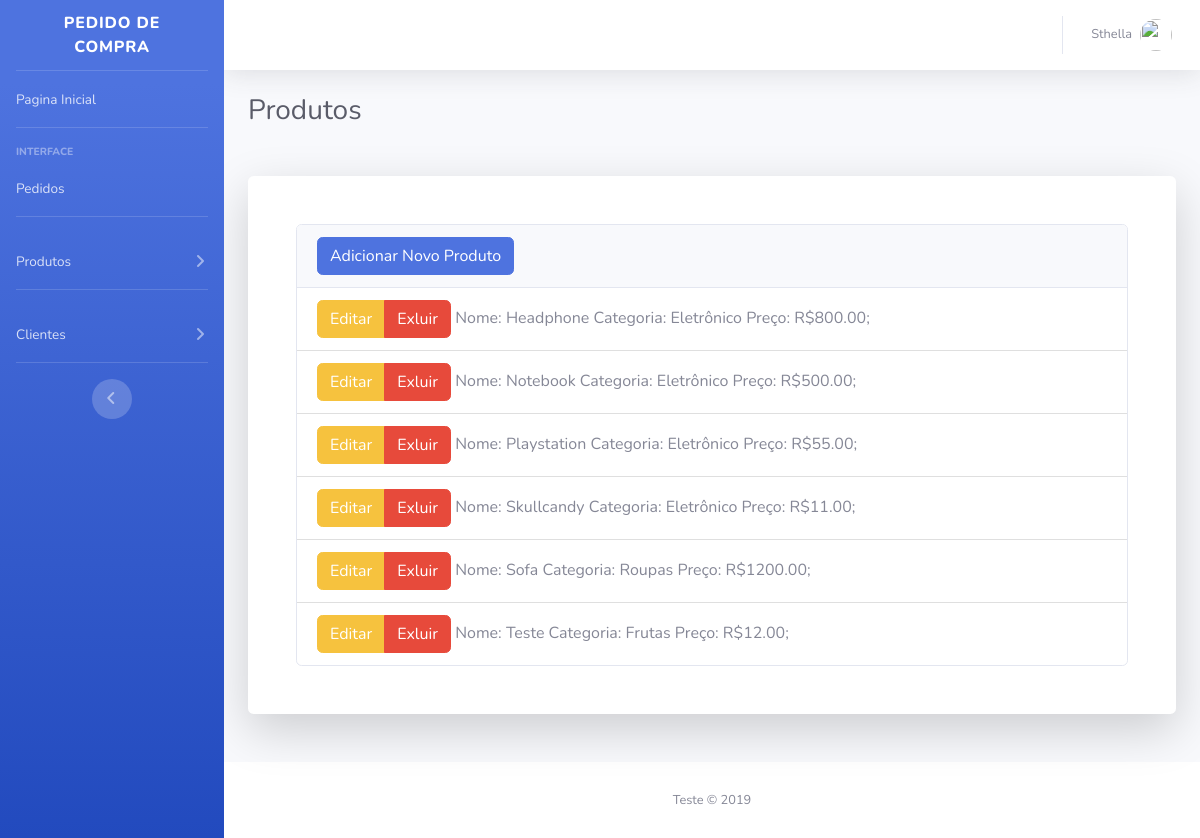
/produto (signed in), run on the app's committed database.
### tables this page shows
CREATE TABLE `produtos` (
  `Id` int(11) NOT NULL AUTO_INCREMENT,
  `nome` varchar(255) DEFAULT NULL,
  `categoria_id` int(11) NOT NULL DEFAULT '0',
  `preco` decimal(10,2) NOT NULL DEFAULT '0.00',
  `cliente_id` int(11) NOT NULL,
  `criado_em` datetime DEFAULT NULL,
  PRIMARY KEY (`Id`),
  KEY `produtos_ibfk_2` (`cliente_id`),
  KEY `produtos_ibfk_1` (`categoria_id`),
  CONSTRAINT `produtos_ibfk_1` FOREIGN KEY (`categoria_id`) REFERENCES `categorias` (`Id`) ON DELETE CASCADE ON UPDATE CASCADE,
  CONSTRAINT `produtos_ibfk_2` FOREIGN KEY (`cliente_id`) REFERENCES `clientes` (`Id`) ON DELETE CASCADE ON UPDATE CASCADE
);

CREATE TABLE `categorias` (
  `Id` int(11) NOT NULL AUTO_INCREMENT,
  `nome` varchar(255) DEFAULT NULL,
  PRIMARY KEY (`Id`)
);

### core/bootstrap.php (called while the page is built, shortened)
<?php
function view($name, $data = []){
    if(strstr( $name, '.' )){
        $name = explode('.', $name);
        $name = implode('/', $name);
    }
    extract($data);
    return require "app/views/{$name}.view.php";
}

### app/controllers/ProdutoController.php (called while the page is built, shortened)
<?php
class ProdutoController{
    public function home(){
        $produto = new Produto;
        $produto = $produto->listarTodosProduto();
        return view('sistema.adicionarProduto', compact('produto', 'categoria'));
    }
}

### core/Router.php (called while the page is built, shortened)
<?php
class Router {
    public $routes = [
        'GET' => [],
        'POST' => []
    ];
    public function get($uri, $controller){
        $this->routes['GET'][$uri] = $controller;
    }
    public function post($uri, $controller){
        $this->routes['POST'][$uri] = $controller;
    }
    public function direct($uri, $requestType){
        if(array_key_exists($uri, $this->routes[$requestType])){
            $controller = explode('@', $this->routes[$requestType][$uri])[0];
            $action = explode('@', $this->routes[$requestType][$uri])[1];
            return $this->callAction($controller, $action);
        }
        throw new \Exception('Nenhuma rota selecionada para essa URL');
    }
    protected function callAction($controller, $action){
        $controller = new $controller;
        $middleware = $controller->auth();
        if(isset($_SESSION['usuario']['login']) && $_SESSION['usuario']['login'] == true){
            if($middleware['auth']['restrict_for'] == '*'){
                return $controller->$action();
            }
        }
    }
}

### index.php (called while the page is built, shortened)
<?php
require 'core/bootstrap.php';
Router::load('app/routes.php')->direct(Request::uri(), Request::method());

### core/App.php (called while the page is built, shortened)
<?php
class App{
    protected static $registry = [];
    public static function bind($key, $value)
    {
        static::$registry[$key] = $value;
    }
    public static function get($key)
    {
        return static::$registry[$key];
    }
}

### app/models/Produto.php (called while the page is built, shortened)
<?php
class Produto{
    private $id;
    private $nome;
    private $categoria;
    private $preco;
    public function __construct($id = null, $nome = null, Categoria $categoria = null,
                                $preco = null, Cliente $cliente = null, $criado_em = null){
         $this->id = $id;
         $this->nome = $nome;
         $this->preco = $preco;
         $this->categoria = $categoria;
    }
    public function getId(){
		return $this->id;
	}
	public function setId($id){
		$this->id = $id;
	}
	public function getNome(){
		return $this->nome;
	}
	public function setNome($nome){
		$this->nome = $nome;
	}
	public function getCategoria(){
		return $this->categoria;
	}
	public function setCategoria(Categoria $categoria){
		$this->categoria = $categoria;
	}
	public function getPreco(){
		return $this->preco;
	}
	public function setPreco($preco){
		$this->preco = $preco;
	}
    public function listarTodosProduto(){
        $sql['sql']  = ' SELECT p.id as produto_id, c.id as categoria_id, p.nome as produto_nome, c.nome as categoria_nome,';
        $sql['sql'] .= ' p.preco FROM produtos as p';
        $sql['sql'] .= ' LEFT JOIN categorias as c on (p.categoria_id = c.id)';
        $sql['sql'] .= ' where p.cliente_id = :cliente_id';
        $sql['sql'] .= ' order by p.nome asc';
        $sql['bind_sql']['cliente_id'] = $_SESSION['usuario']['cliente_id'];
        $produtos = array();
        try{
            if($row = App::get('database')->select($sql)){
                foreach($row as $row){
                    $produto = new Produto();
                    $categoria = new Categoria;
                    $produto->setId($row->produto_id);
                    $categoria->setId($row->categoria_id);
                    $categoria->setNome($row->categoria_nome);
                    $produto->setCategoria($categoria);
                    $produto->setNome($row->produto_nome);
                    $produto->setPreco($row->preco);
                    $produtos[] = $produto;
                }
            }else{
                return false;
            }
        }catch(Exception $e){
            return 'Erro em listar produtos';
        }
        return $produtos;
    }
}
?>

### core/database/QueryBuilder.php (called while the page is built, shortened)
<?php
class QueryBuilder{
    protected $pdo;
    public function __construct($pdo){
        $this->pdo = $pdo;
    }
    public function select($sql){
        $statement = $this->pdo->prepare($sql['sql']);
        if(isset($sql['bind_sql'])){
            $statement->execute($sql['bind_sql']);
        }else{
            $statement->execute();
        }
        return $statement->fetchAll(PDO::FETCH_CLASS);
    }
}
?>

### app/models/Categoria.php (called while the page is built, shortened)
<?php
class Categoria{
    private $id;
    public function __construct($id = null, $nome = null){
        $this->id = $id;
    }
    public function getId(){
		return $this->id;
	}
	public function setId($id){
		$this->id = $id;
	}
    public function getNome(){
		return $this->Nome;
	}
	public function setNome($Nome){
		$this->Nome = $Nome;
    }
}

### app/views/sistema/adicionarProduto.view.php (the view, shortened to what this page needs)
<?php
  include('layout/header.php');
?>
<div class="container-fluid">
<h1 class="h3 mb-4 text-gray-800">Produtos</h1>
<div id='background' class="card o-hidden border-0 shadow-lg my-5">
<div class="card-body p-0">
  <div class="row">
    <div class="col-lg-12 col-sm-12">
      <div class="p-5">
      <div class="card">
        <div class="card-header">
          <button id='produtoNovo' type='button' onchange='adicionarProdutoEdit()' data-toggle='modal'  data-target='#produtoModal' class='btn btn-primary'>Adicionar Novo Produto</button>
        </div>
        <ul id='resultado' class="list-group list-group-flush">
          <?php foreach($produto as $p):?>
            <li class='list-group-item'>
                    <div class='btn-group' role='group' >
                    <button type='button' onclick='editarProduto(this)' data-id='<?=$p->getId()?>'  data-toggle='modal'
                      data-target='#produtoModal' data-nome='<?=$p->getNome()?>' data-preco='<?=$p->getPreco()?>' data-categoria_id='<?=$p->getCategoria()->getId()?>'  class='btn btn-warning'>Editar</button>
                    <button type='button' onclick='excluirProduto(this)' data-id='<?=$p->getId()?>' class='btn btn-danger'>Exluir</button>
                    </div>
                     Nome: <?=$p->getNome()?> Categoria: <?=$p->getCategoria()->getNome()?> Preço: R$<?=$p->getPreco()?>;
                    </li>
          <?php endforeach;?>
        </ul>
      </div>
      </div>
    </div>
  </div>
</div>
</div>
</div>
<?php
    include_once('layout/footer.php');
?>

### data on the page
produtos: nome "Headphone", categoria.nome "Eletrônico", preco "800.00"
produtos: nome "Notebook", categoria.nome "Eletrônico", preco "500.00"
produtos: nome "Playstation", categoria.nome "Eletrônico", preco "55.00"
produtos: nome "Skullcandy", categoria.nome "Eletrônico", preco "11.00"
produtos: nome "Sofa", categoria.nome "Roupas", preco "1200.00"
produtos: nome "Teste", categoria.nome "Frutas", preco "12.00"

### other printed values
$_SESSION['usuario']['nome'] "Sthella"
